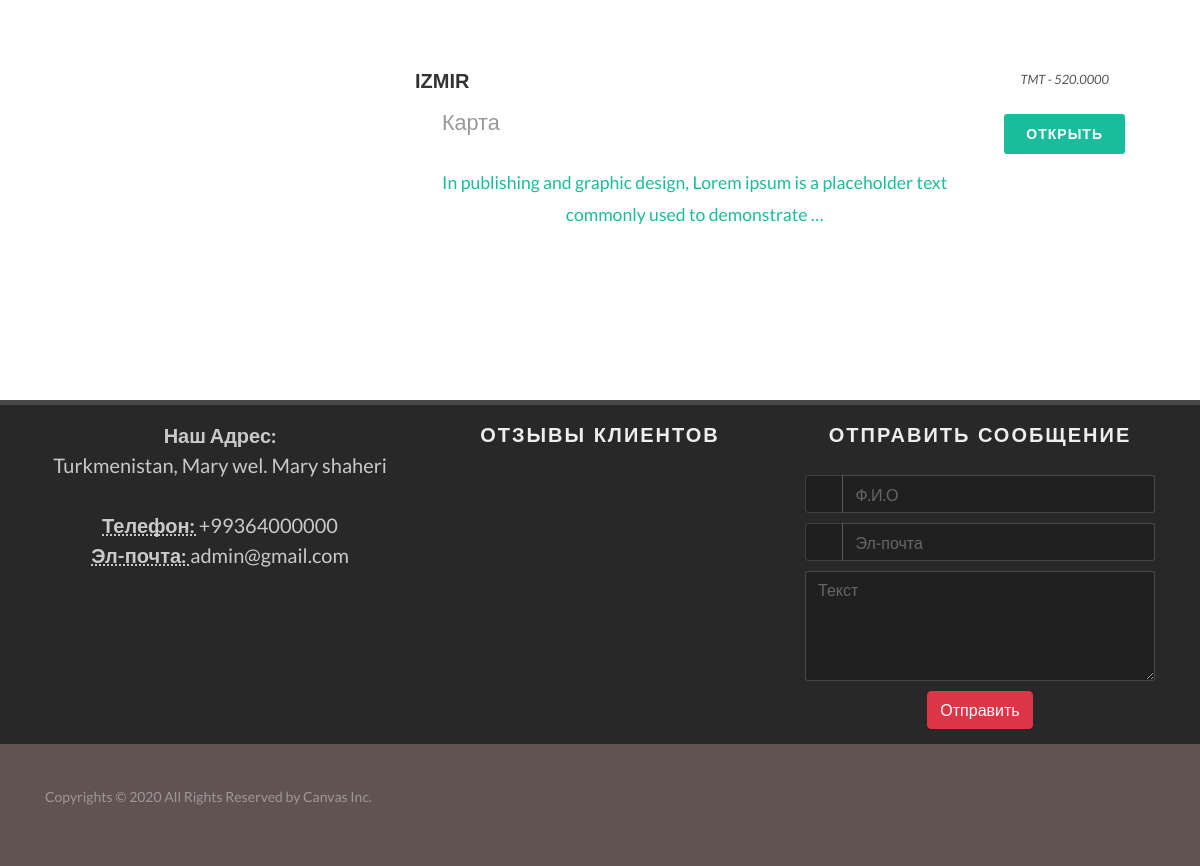
Page /outside_tours/ (lower part) on the earlier database version.
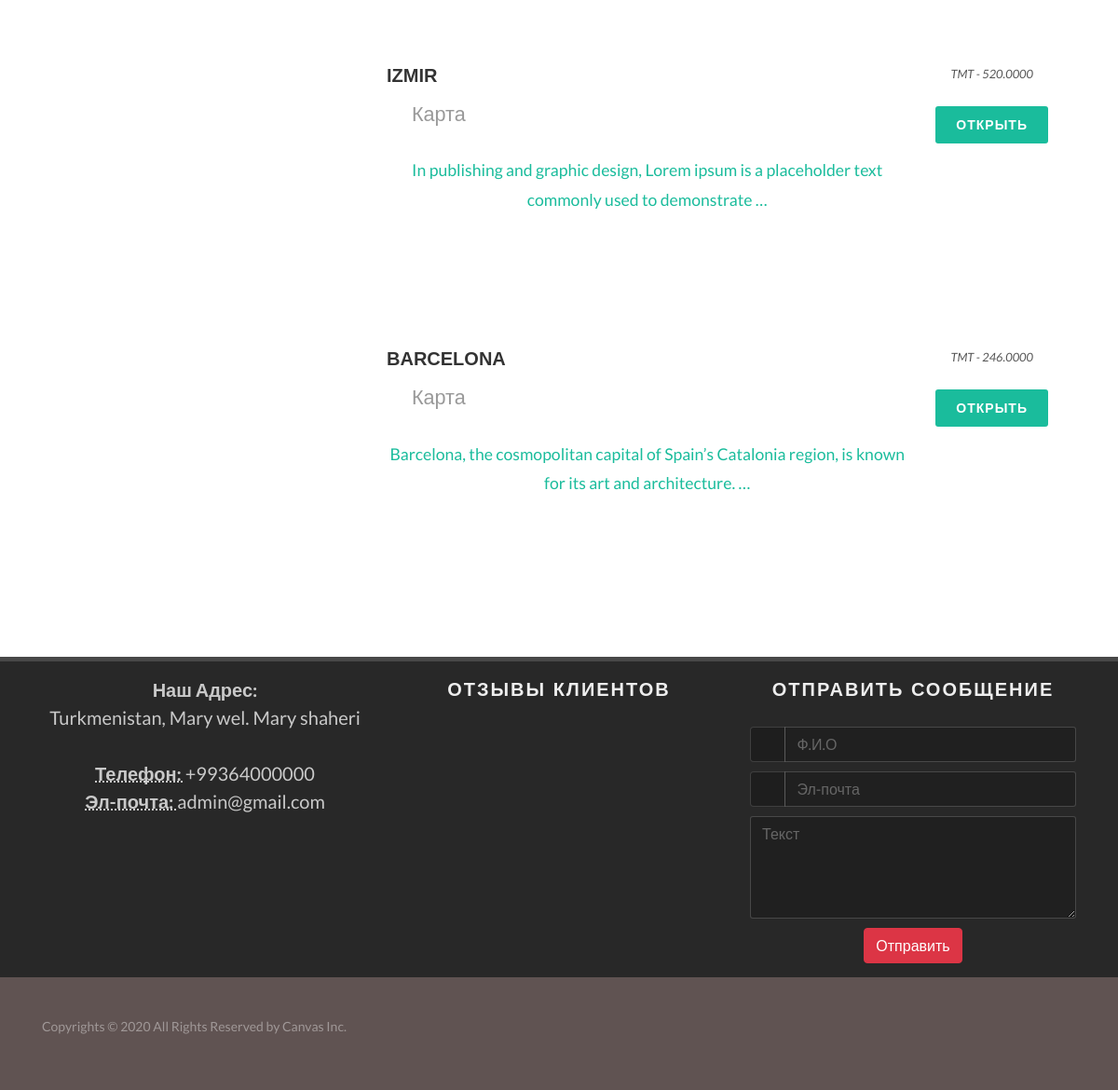
Same page on the later database version.
### tours/models.py (models this page shows, shortened)
class TourOutCountry(models.Model):
    country = models.ForeignKey(Country, on_delete=models.CASCADE)
    name = models.CharField(max_length=255)
    image1 = models.ImageField(upload_to="tour_image/")
    image2 = models.ImageField(upload_to="tour_image/")
    location = models.TextField()
    description = models.TextField()
    price = models.DecimalField(max_digits=8, decimal_places=2)
    popular = models.BooleanField(default=False)
    created = models.DateTimeField(auto_now_add=True)
    updated = models.DateTimeField(auto_now=True)
    class Meta:
        verbose_name_plural = "Туры за рубежом"
    def tmPrice(self):
        try:
            usd = ExchangeRate.objects.latest("id")
            price = self.price * usd.usd
            return price
        except:
            return 0

class ExchangeRate(models.Model):
    usd = models.DecimalField(max_digits=8, decimal_places=2)
    created = models.DateTimeField(auto_now_add=True)
    updated = models.DateTimeField(auto_now=True)
    class Meta:
        verbose_name_plural = "Курс доллара"

### tours/views.py (the view, shortened to what this page needs)
# urls.py: path("outside_tours/", views.tourOutsideCountry, name="outside_tours"),
def tourOutsideCountry(request):
    tour = TourOutCountry.objects.all()
    banner = BannerTourPage.objects.all()
    page = request.GET.get("page", 1)
    paginator = Paginator(tour, 10)
    try:
        tours = paginator.page(page)
    except PageNotAnInteger:
        tours = paginator.page(1)
    except EmptyPage:
        tours = paginator.page(paginator.num_pages)
    feedback = None
    context = {
        "tours":tours,
        "banner":banner,
         "contacts":contact,
        "feedbacks":feedbacks,
    }
    return render(request, "outsideTour.html", context)

### tours/context_processors.py (called while the page is built)
def countries(request):
    return {
        "countries":Country.objects.all()
    }

### templates/outsideTour.html (shortened to what this page needs)
{% extends 'base.html' %}
{% load static %}
{% block content %}
<section id="content">
	<div class="content-wrap">
		<div class="container clearfix">
			<div class="row gutter-40 col-mb-80">
				<div class="postcontent col-lg-12 order-lg-last">
					<div id="posts" class="row gutter-40 mb-0">
						{% for tour in tours %}
						<div class="entry col-12">
							<div class="grid-inner row">
								<div class="col-lg-4">
									<div class="fslider" data-pagi="false" data-lightbox="gallery">
									</div>
								</div>
								<div class="col-lg col-md-8 mt-4 mt-lg-0">
									<div class="entry-title title-sm">
										<h2><a href="{% url 'outside_tour_detail' tour.id %}">{{tour.name}}</a></h2>
									</div>
									<div class="entry-meta">
										<ul>
											<li><i class="icon-line-map"></i><a
												target="_blank" rel="noopener noreferrer" 	href="{{tour.location}}"
													> Карта</a></li>
										</ul>
									</div>
									<div class="entry-title title-sm">
										<p class="desc" style="font-size: 1.1rem; font-weight: 400; margin-top: 5%;"><a
												href="{% url 'outside_tour_detail' tour.id %}">{{tour.description|truncatewords:15}}</a></p>
									</div>
								</div>
								<div class="col-lg-auto col-md-4 mt-4 mt-lg-0 text-left text-md-center">
									<small><em>TMT - {{tour.tmPrice}}</em></small><br>
									<a href="{% url 'outside_tour_detail' tour.id %}"
										class="button button-rounded mt-4 mx-0">Открыть</a>
								</div>
							</div>
						</div>
						{% endfor %}
					</div>
				</div>
			</div>
		</div>
	</div>
</section>
{% endblock %}

Differences in the rows shown:
added TourOutCountry: name "BARCELONA", description "Barcelona, the cosmopolitan capital of Spain’s Catalonia region, is known for its art and architecture. …", tmPrice "246.0000"
